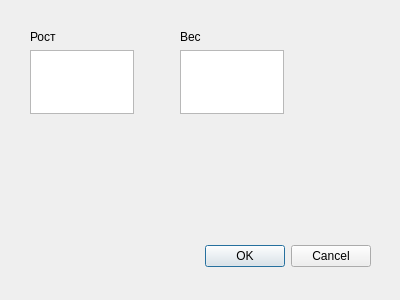
<?xml version="1.0" encoding="UTF-8"?>
<ui version="4.0">
 <class>Dialog</class>
 <widget class="QDialog" name="Dialog">
  <property name="geometry">
   <rect>
    <x>0</x>
    <y>0</y>
    <width>400</width>
    <height>300</height>
   </rect>
  </property>
  <property name="windowTitle">
   <string>Dialog</string>
  </property>
  <widget class="QDialogButtonBox" name="buttonBox">
   <property name="geometry">
    <rect>
     <x>30</x>
     <y>240</y>
     <width>341</width>
     <height>32</height>
    </rect>
   </property>
   <property name="orientation">
    <enum>Qt::Horizontal</enum>
   </property>
   <property name="standardButtons">
    <set>QDialogButtonBox::Cancel|QDialogButtonBox::Ok</set>
   </property>
  </widget>
  <widget class="QTextEdit" name="height">
   <property name="geometry">
    <rect>
     <x>30</x>
     <y>50</y>
     <width>104</width>
     <height>64</height>
    </rect>
   </property>
   <property name="whatsThis">
    <string>рост</string>
   </property>
   <property name="inputMethodHints">
    <set>Qt::ImhDigitsOnly</set>
   </property>
   <property name="autoFormatting">
    <set>QTextEdit::AutoAll</set>
   </property>
  </widget>
  <widget class="QTextEdit" name="weight">
   <property name="geometry">
    <rect>
     <x>180</x>
     <y>50</y>
     <width>104</width>
     <height>64</height>
    </rect>
   </property>
   <property name="whatsThis">
    <string>вес</string>
   </property>
   <property name="inputMethodHints">
    <set>Qt::ImhDigitsOnly</set>
   </property>
  </widget>
  <widget class="QLabel" name="label">
   <property name="geometry">
    <rect>
     <x>30</x>
     <y>30</y>
     <width>46</width>
     <height>13</height>
    </rect>
   </property>
   <property name="text">
    <string>Рост</string>
   </property>
  </widget>
  <widget class="QLabel" name="label_2">
   <property name="geometry">
    <rect>
     <x>180</x>
     <y>30</y>
     <width>46</width>
     <height>13</height>
    </rect>
   </property>
   <property name="text">
    <string>Вес</string>
   </property>
  </widget>
 </widget>
 <resources/>
 <connections>
  <connection>
   <sender>buttonBox</sender>
   <signal>accepted()</signal>
   <receiver>Dialog</receiver>
   <slot>accept()</slot>
   <hints>
    <hint type="sourcelabel">
     <x>248</x>
     <y>254</y>
    </hint>
    <hint type="destinationlabel">
     <x>157</x>
     <y>274</y>
    </hint>
   </hints>
  </connection>
  <connection>
   <sender>buttonBox</sender>
   <signal>rejected()</signal>
   <receiver>Dialog</receiver>
   <slot>reject()</slot>
   <hints>
    <hint type="sourcelabel">
     <x>316</x>
     <y>260</y>
    </hint>
    <hint type="destinationlabel">
     <x>286</x>
     <y>274</y>
    </hint>
   </hints>
  </connection>
 </connections>
</ui>
